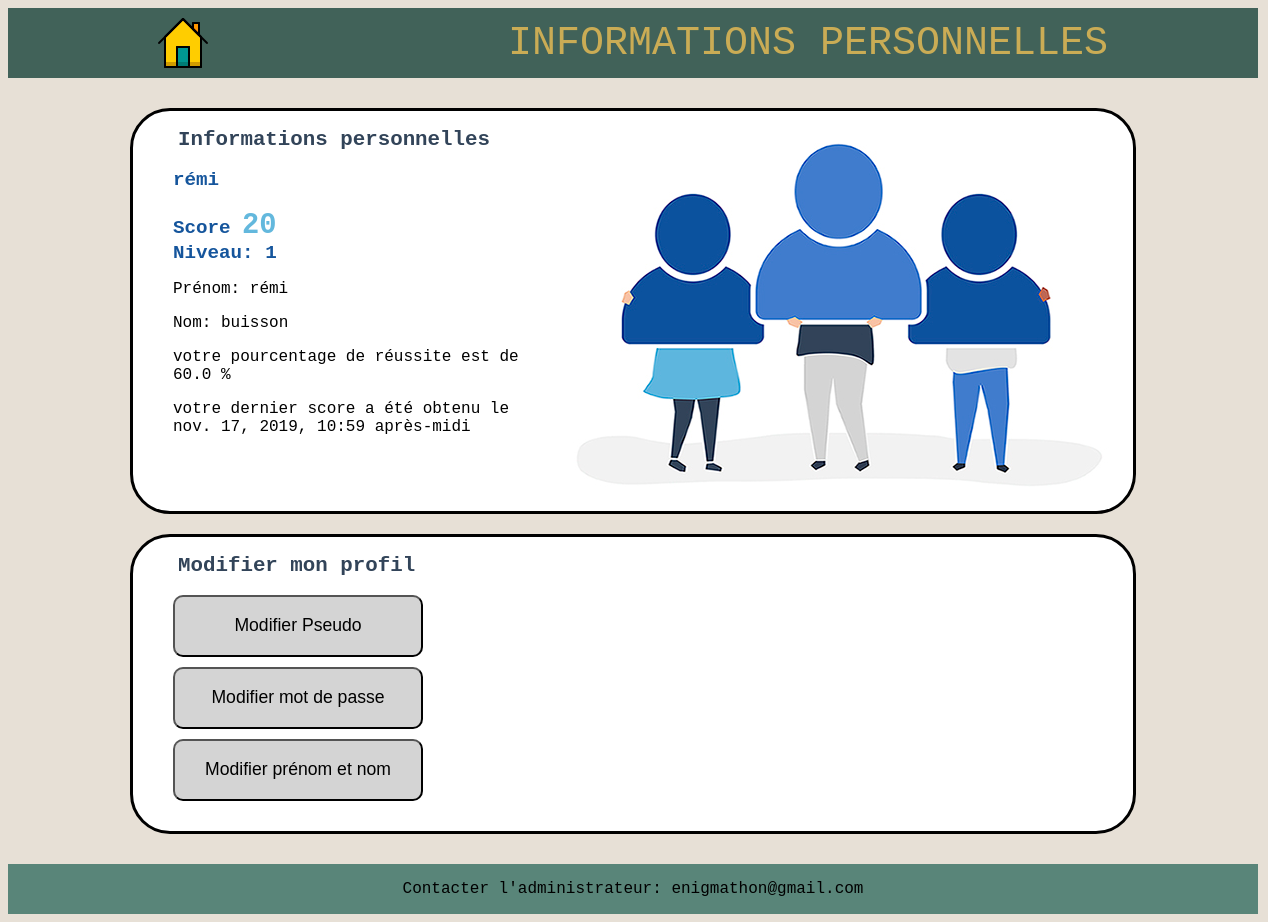
The app's page /portail/page_infos/ (signed in) with its own data.
### portail/models.py (models this page shows, shortened)
class Joueur(models.Model):
    user = models.OneToOneField(User, on_delete=models.CASCADE)
    invite = models.BooleanField(default=False)
    code = models.CharField(max_length=6, default="", blank=True)
    first = models.BooleanField(default=True)
    score = models.IntegerField(default=0)
    niveau = models.IntegerField(default=1)
    date_lastscore = models.DateTimeField(null=True, default=timezone.now)
    nb_bonnes_reponses = models.IntegerField(default=0)
    nb_reponses_donnees = models.IntegerField(default=0)
    class Meta:
        verbose_name="Pseudo"
        ordering = ['-score', 'date_lastscore']
    def level(self):
        i,s = 1,0
        while (s+i*150<self.score):
            s = s + i * 150
            i=i+1
        return i

class CollapsibleText (models.Model):
    titre = models.CharField(max_length=20, blank=True)
    collapsed = models.BooleanField(default=True)
    contenu = models.TextField()
    conteneur = models.ForeignKey("CollapsibleContainer", on_delete=models.CASCADE)

### portail/views.py (the view, shortened to what this page needs)
# urls.py: path('portail/page_infos/', views.page_infos, name='INFOS'),
def page_infos (request):
    user = request.user
    if not user.is_authenticated:
        return render (request, 'portail/tableau_bord.html')
    else:
        joueur = Joueur.objects.get(user=request.user)
        joueur.niveau=joueur.level()
        joueur.save()
        if not joueur.nb_reponses_donnees==0:
            reussite = round(joueur.nb_bonnes_reponses/joueur.nb_reponses_donnees*100,1)
        modif = CollapsibleContainer.objects.get(titre="ModifierProfil")
        texts = CollapsibleText.objects.filter(conteneur=modif)
        for text in texts:
            if text.titre in request.GET:
                text.collapsed = not text.collapsed
                text.save()
        changepseudo = ModifPseudoForm(request.POST)
        changepassword = ModifPasswordForm(request.POST)
        changename = ModifNameForm(request.POST)
        return render (request, 'portail/page_infos.html', locals())

### portail/templates/portail/page_infos.html (shortened to what this page needs)
{% load static %}
<!DOCTYPE html>
<html lang="fr">
<head>
    <link rel="stylesheet" href="{% static 'page_infos.css' %}" />
</head>
<body>
        <header>
                <a class="home" href="{% url 'PORTAIL' %}">
                        <img src="{% static 'Home.png' %}"  title="retour à la page d'Accueil"/>
                        <img src="{% static 'Homehover.png' %}"  title="retour à la page d'Accueil"/></a>
                <div class="bandeau"> INFORMATIONS PERSONNELLES </div>
        </header>
        <div id="informatif">
            <img class="profil" src="{% static 'profil72.jpg' %}"/>
            <h2>Informations personnelles</h2>
            <div class="pseudo">
                {{user.username}}
            </div>
            <br/>
            <div class="score">
                Score <span>{{ joueur.score }}</span>
            </div>
            <div class="niveau">
                Niveau: {{joueur.niveau}}
            </div>
            <div class="nom">
                  <p> Prénom: {% if user.first_name %}
                        {{ user.first_name }}
                  {% else %}
                      <em>pas de prénom connu</em>
                      {% endif %}</p>
                  <p>Nom: {% if user.last_name %}
                        {{ user.last_name }}
                  {% else %}
                      <em>pas de nom connu</em>
                  {% endif %}</p>
            </div>
            <div class="stat">
                {% if joueur.nb_reponses_donnees %}
                    votre pourcentage de réussite est de {{ reussite  }} %
                {% else %}
                <em>votre pourcentage de réussite n'est pas encore connu</em>
                {% endif %}
            </div>
            <div class="infos_connection">
                <p>votre dernier score a été obtenu le {{joueur.date_lastscore }}</p>
            </div>
        </div>
        <div id="modificatif">
            <h2>Modifier mon profil</h2>
            <div class="collapsible">
                {% for fenetre in texts %}
                    {% if fenetre.titre == "Pseudo" %}
                        <form action="" method='GET'>
                            <div class="titre">
                                    <button  type="submit" class="btn" name="Pseudo" value="scroll">
                                        <p>Modifier {{ fenetre.titre }}</p>
                                    </button>
                            </div>
                        </form>
                    {% endif %}
                    {% if fenetre.titre == "mot de passe" %}
                        <form action="" method='GET'>
                            <div class="titre">
                                    <button  type="submit" class="btn" name="mot de passe" value="scroll">
                                        <p>Modifier {{ fenetre.titre }}</p>
                                    </button>
                            </div>
                        </form>
                    {% endif %}
                    {% if fenetre.titre == "prénom et nom" %}
                        <form action="" method='GET'>
                            <div class="titre">
                                    <button  type="submit" class="btn" name="prénom et nom" value="scroll">
                                        <p>Modifier {{ fenetre.titre }}</p>
                                    </button>
                            </div>
                        </form>
                    {% endif %}
                {% endfor %}
            </div>
        </div>
        <footer>
                <nav>
                    <div> Contacter l'administrateur: enigmathon@gmail.com</div>
                </nav>
        </footer>
</body>
</html>

### portail/static/page_infos.css (style rules this page uses)
body { font-family: 'Courier New'; background-color: #e7e0d6; width: 1250px; min-width: 800px; }
header { width: 100%; display : flex; justify-content: space-around; background-color: #416259; color : #caac55; align-items: center; min-height: 70px; }
.home img:first-child { display: block; }
.bandeau { font-size : 2.5em; }
nav { width: 100%; margin-top: 30px; background-color : #598579; display : flex; justify-content: space-around; align-items: center; min-height: 50px; }
a { text-decoration: none; color: inherit; }
h2 { font-weight: bold; font-size: 1.3em; color: rgb(50,68,89); padding-left: 45px; }
span { font-size: 1.5em; color: rgb(99, 184,221); }
#informatif { width: 80%; min-width: 800px; height: 400px; background-color: white; border: solid black; border-radius: 40px; margin: auto; margin-top: 30px; }
.profil { float:right; border-radius: 0px 40px 40px 0px; }
.pseudo ,.score ,.niveau { font-weight: bold; font-size: 1.2em; padding-left: 40px; color: rgb(21,85,156); }
.nom ,.stat { padding-left: 40px; }
.infos_connection { padding-left: 40px; }
#modificatif { width: 80%; min-width: 800px; min-height: 100px; background-color: white; border: solid black; border-radius: 40px; margin: auto; margin-top: 20px; padding-bottom: 20px; }
.titre { width:90%; margin-left: 40px; margin-top:10px; margin-bottom: 10px; }
.btn { width:250px; background-color: rgb(212,212,212); border-radius: 10px; font-size: 1.1em; }

### records on screen
Joueur: score "20", niveau "1", date_lastscore "nov. 17, 2019, 10:59 après-midi"
CollapsibleText: titre "Pseudo"
CollapsibleText: titre "mot de passe"
CollapsibleText: titre "prénom et nom"

### other values on screen
{{ user.username }} "rémi"
{{ user.first_name }} "rémi"
{{ user.last_name }} "buisson"
{{ reussite }} "60.0"
